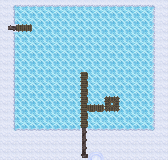

Below is a game level as drawn by its tile map, then a one-line description and the .tmx file that defines it, in full:
An orthogonal 21x20 tile map with 8x8 px tiles, 1 tile layer (Floor) and 55 objects (38x Rock, 8x Door, 5x Crate, 2x Switch, Spawn, ...).

<map version="1.2" tiledversion="1.2.2" orientation="orthogonal" renderorder="right-down" width="21" height="20" tilewidth="8" tileheight="8" infinite="0" nextlayerid="5" nextobjectid="72">
 <tileset firstgid="1" source="SNOW_ICE_TILESET.tsx" />
 <layer id="4" name="Floor" width="21" height="20">
  <data encoding="csv">
134,4,5,5,5,5,5,5,5,5,5,5,5,5,5,5,5,5,5,6,134,
134,20,21,21,21,21,21,21,21,21,21,21,21,21,21,21,21,21,21,22,134,
134,20,21,21,21,21,21,21,21,21,21,21,21,21,21,21,21,21,21,22,134,
134,147,152,179,21,21,21,21,21,21,21,21,21,21,21,21,21,21,21,22,134,
134,20,21,21,21,21,21,21,21,21,21,21,21,21,21,21,21,21,21,22,134,
134,20,21,21,21,21,21,21,21,21,21,21,21,21,21,21,21,21,21,22,134,
134,20,21,21,21,21,21,21,21,21,21,21,21,21,21,21,21,21,21,22,134,
134,20,21,21,21,21,21,21,21,21,21,21,21,21,21,21,21,21,21,22,134,
134,20,21,21,21,21,21,21,21,21,21,21,21,21,21,21,21,21,21,22,134,
134,20,21,21,21,21,21,21,21,21,180,21,21,21,21,21,21,21,21,22,134,
134,20,21,21,21,21,21,21,21,21,180,21,21,21,21,21,21,21,21,22,134,
134,20,21,21,21,21,21,21,21,21,180,21,21,21,21,21,21,21,21,22,134,
134,20,21,21,21,21,21,21,21,21,180,21,21,177,178,21,21,21,21,22,134,
134,20,21,21,21,21,21,21,21,21,180,181,181,193,194,21,21,21,21,22,134,
134,20,21,21,21,21,21,21,21,21,180,21,21,21,21,21,21,21,21,22,134,
134,20,21,21,21,21,21,21,21,21,180,21,21,21,21,21,21,21,21,22,134,
134,36,37,37,37,37,37,37,37,37,146,37,37,37,37,37,37,37,37,38,134,
134,134,134,134,134,134,134,134,134,134,146,134,134,134,134,134,134,134,134,134,134,
134,134,134,134,134,134,134,134,134,134,146,134,134,134,134,134,134,134,134,134,134,
134,134,134,134,134,134,134,134,134,134,165,184,185,134,134,134,134,134,134,134,134
</data>
 </layer>
 <objectgroup id="2" name="Objects">
  <object id="1" type="Rock" gid="154" x="144" y="16" width="8" height="8" />
  <object id="2" type="Rock" gid="154" x="136" y="16" width="8" height="8" />
  <object id="3" type="Rock" gid="154" x="128" y="16" width="8" height="8" />
  <object id="5" type="Rock" gid="154" x="144" y="32" width="8" height="8" />
  <object id="6" type="Rock" gid="154" x="136" y="32" width="8" height="8" />
  <object id="8" type="Switch" gid="170" x="144" y="24" width="8" height="8" />
  <object id="9" type="Rock" gid="154" x="152" y="24" width="8" height="8" />
  <object id="10" type="Rock" gid="154" x="152" y="16" width="8" height="8" />
  <object id="11" type="Rock" gid="154" x="152" y="32" width="8" height="8" />
  <object id="12" type="Crate" gid="121" x="80" y="80" width="8" height="8" />
  <object id="14" type="Spawn" gid="169" x="88" y="160" width="8" height="8" />
  <object id="15" type="Crate" gid="121" x="8" y="128" width="8" height="8" />
  <object id="16" type="Switch" gid="170" x="24" y="120" width="8" height="8" />
  <object id="17" type="Rock" gid="154" x="24" y="136" width="8" height="8" />
  <object id="18" type="Rock" gid="154" x="8" y="120" width="8" height="8" />
  <object id="19" type="Rock" gid="154" x="32" y="120" width="8" height="8" />
  <object id="20" type="Rock" gid="154" x="40" y="56" width="8" height="8" />
  <object id="22" type="Goal" gid="137" x="80" y="48" width="8" height="8" />
  <object id="31" type="Door" gid="138" x="72" y="40" width="8" height="8" />
  <object id="32" type="Door" gid="138" x="72" y="48" width="8" height="8" />
  <object id="33" type="Door" gid="138" x="72" y="56" width="8" height="8" />
  <object id="34" type="Door" gid="138" x="80" y="56" width="8" height="8" />
  <object id="35" type="Door" gid="138" x="88" y="56" width="8" height="8" />
  <object id="36" type="Door" gid="138" x="88" y="48" width="8" height="8" />
  <object id="37" type="Door" gid="138" x="88" y="40" width="8" height="8" />
  <object id="38" type="Door" gid="138" x="80" y="40" width="8" height="8" />
  <object id="39" type="Rock" gid="154" x="112" y="16" width="8" height="8" />
  <object id="40" type="Rock" gid="154" x="104" y="16" width="8" height="8" />
  <object id="43" type="Rock" gid="154" x="128" y="32" width="8" height="8" />
  <object id="45" type="Rock" gid="154" x="112" y="32" width="8" height="8" />
  <object id="46" type="Rock" gid="154" x="104" y="32" width="8" height="8" />
  <object id="47" type="Rock" gid="154" x="128" y="104" width="8" height="8" />
  <object id="48" type="Crate" gid="121" x="128" y="112" width="8" height="8" />
  <object id="49" type="Rock" gid="154" x="112" y="24" width="8" height="8" />
  <object id="50" type="Rock" gid="154" x="104" y="24" width="8" height="8" />
  <object id="51" type="Rock" gid="154" x="64" y="128" width="8" height="8" />
  <object id="52" type="Rock" gid="154" x="56" y="16" width="8" height="8" />
  <object id="53" type="Rock" gid="154" x="16" y="24" width="8" height="8" />
  <object id="54" type="Rock" gid="154" x="56" y="56" width="8" height="8" />
  <object id="55" type="Rock" gid="154" x="64" y="56" width="8" height="8" />
  <object id="56" type="Rock" gid="154" x="64" y="40" width="8" height="8" />
  <object id="57" type="Crate" gid="121" x="24" y="32" width="8" height="8" />
  <object id="58" type="Rock" gid="154" x="104" y="8" width="8" height="8" />
  <object id="59" type="Rock" gid="154" x="112" y="8" width="8" height="8" />
  <object id="61" type="Rock" gid="154" x="128" y="8" width="8" height="8" />
  <object id="62" type="Rock" gid="154" x="136" y="8" width="8" height="8" />
  <object id="63" type="Rock" gid="154" x="144" y="8" width="8" height="8" />
  <object id="64" type="Rock" gid="154" x="152" y="8" width="8" height="8" />
  <object id="65" type="Rock" gid="154" x="160" y="8" width="8" height="8" />
  <object id="66" type="Rock" gid="154" x="160" y="16" width="8" height="8" />
  <object id="67" type="Rock" gid="154" x="160" y="24" width="8" height="8" />
  <object id="68" type="Rock" gid="154" x="160" y="32" width="8" height="8" />
  <object id="69" type="Rock" gid="154" x="104" y="56" width="8" height="8" />
  <object id="70" type="Rock" gid="154" x="56" y="88" width="8" height="8" />
  <object id="71" type="Crate" gid="121" x="136" y="24" width="8" height="8" />
 </objectgroup>
</map>
